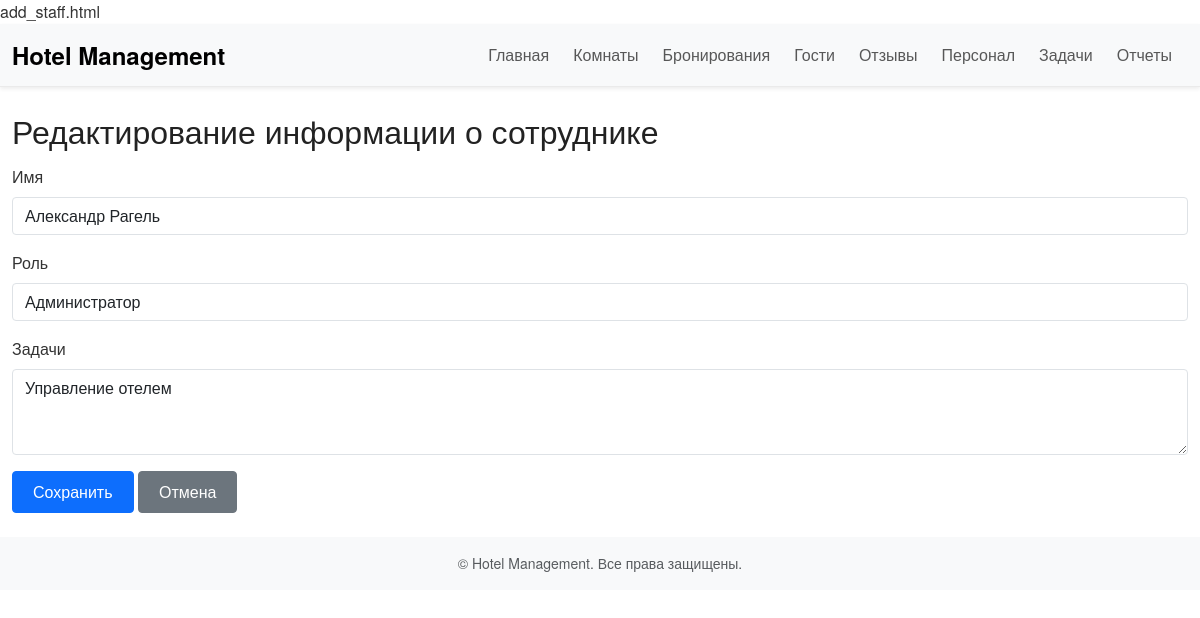
/staff/edit/1, run on an earlier commit of the app's database.
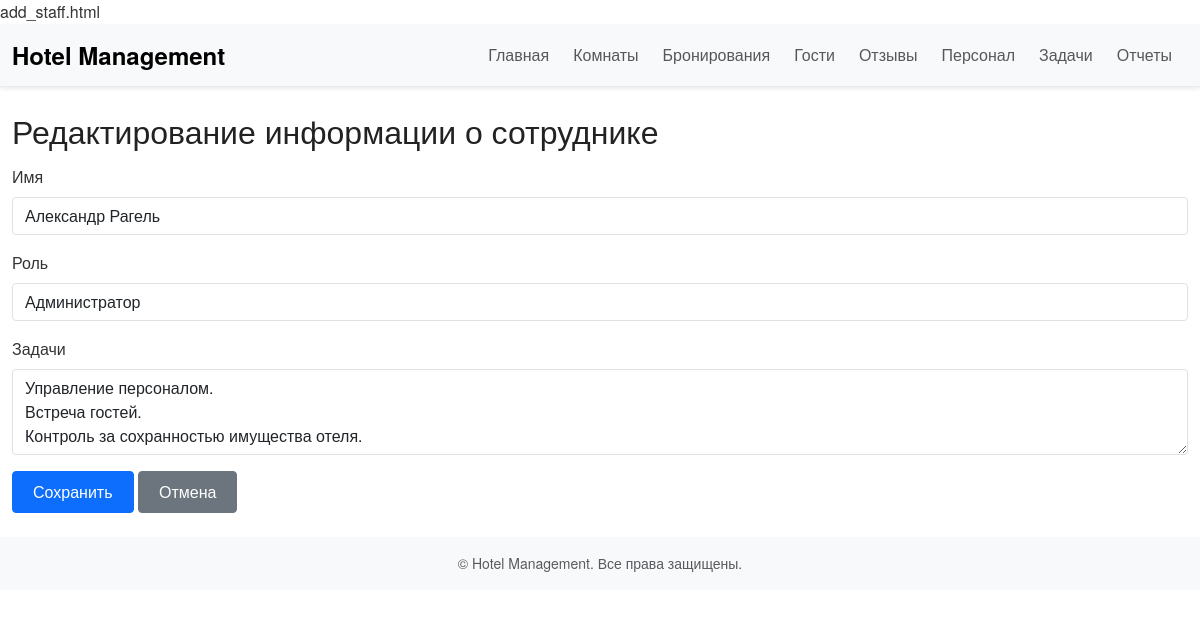
And on a later commit of the database.
### tables this page shows
CREATE TABLE staff (
            id INTEGER PRIMARY KEY AUTOINCREMENT,
            name TEXT NOT NULL,
            role TEXT,
            tasks TEXT
        );

### app.py (the view, shortened to what this page needs)
@app.route('/staff/edit/<int:staff_id>', methods=['GET', 'POST'])
def edit_staff(staff_id):
    conn = get_db_connection()
    staff = conn.execute('SELECT * FROM staff WHERE id = ?', (staff_id,)).fetchone()
    conn.close()
    return render_template('edit_staff.html', staff=staff)

### app.py (called while the page is built)
def get_db_connection():
    conn = sqlite3.connect(DATABASE)
    conn.row_factory = sqlite3.Row  # позволит обращаться по именам столбцов
    return conn

### templates/edit_staff.html (shortened to what this page needs)
{% extends 'base.html' %}
{% block content %}
<h2>Редактирование информации о сотруднике</h2>
<form action="{{ url_for('edit_staff', staff_id=staff['id']) }}" method="post">
    <div class="mb-3">
        <label for="name" class="form-label">Имя</label>
        <input type="text" class="form-control" id="name" name="name" value="{{ staff['name'] }}" required>
    </div>
    <div class="mb-3">
        <label for="role" class="form-label">Роль</label>
        <input type="text" class="form-control" id="role" name="role" value="{{ staff['role'] }}" required>
    </div>
    <div class="mb-3">
        <label for="tasks" class="form-label">Задачи</label>
        <textarea class="form-control" id="tasks" name="tasks" rows="3">{{ staff['tasks'] }}</textarea>
    </div>
    <button type="submit" class="btn btn-primary">Сохранить</button>
    <a href="{{ url_for('list_staff') }}" class="btn btn-secondary">Отмена</a>
</form>
{% endblock %}

What changed in the data, as far as the page shows it:
changed staff "Александр Рагель": tasks "Управление отелем" → "Управление персоналом. Встреча гостей. Контроль за сохранностью имущества отеля."
